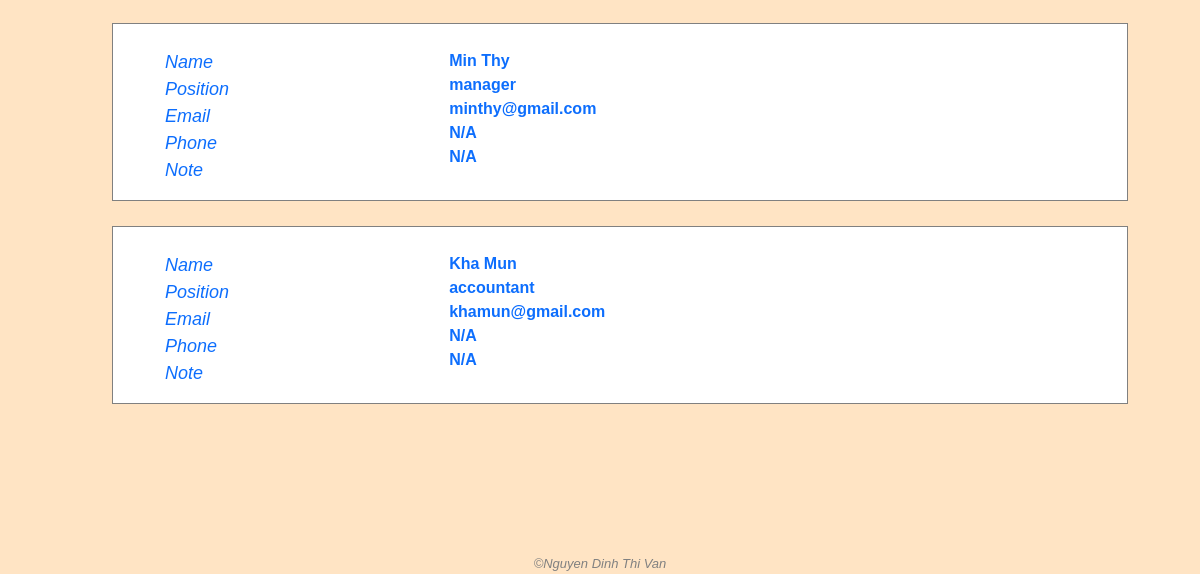
The app's page /people (signed in, lower part), older data.
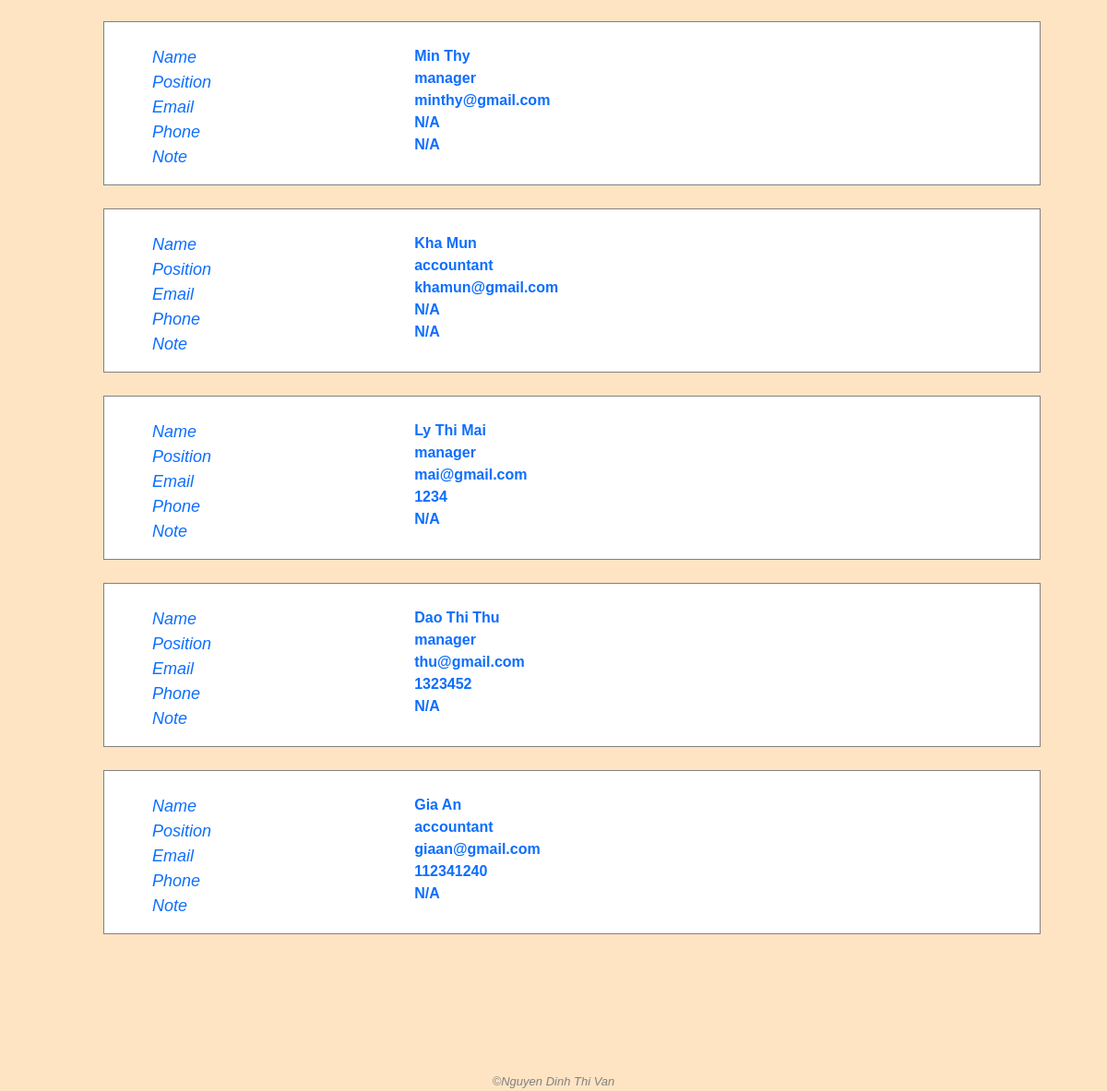
The same page, newer data.
### clinic/models.py (models this page shows, shortened)
class People(models.Model):
    name = models.CharField(max_length=255)
    company = models.ManyToManyField(Company,related_name="contact")
    position = models.TextField(blank=True)
    email = models.CharField(max_length=255)
    phone = models.CharField(max_length=255)
    note = models.TextField(blank=True)
    created_by = models.ForeignKey(User, on_delete=models.SET_NULL, blank=True, null=True, related_name='add_people')
    modified_by = models.ForeignKey(User, on_delete=models.SET_NULL, blank=True, null=True, related_name='modified_person')

### clinic/views.py (the view)
# urls.py: path('people', views.people, name='people'),
@login_required
def people(request):
    if "read_all_people_info" not in user_right(request.user.management_right_level):
        request.session['nay_message'] = 'You are not allowed to enter this part'
        return HttpResponseRedirect(reverse('index'))
    nay_message = request.session.get('nay_message', '')
    yay_message = request.session.get('yay_message', '')
    request.session['nay_message'] = ''
    request.session['yay_message'] = ''
    people = People.objects.all()
    return render(request, "clinic/people.html", {
        "people": people,
        "nay_message": nay_message,
        "yay_message": yay_message
    })

### clinic/templates/clinic/people.html (shortened to what this page needs)
{% extends "clinic/layout.html" %}
{% load static %}
{% block main %}
    <div class="container" id="people-container">
        {% for person in people %}
            <a class="person-detail-link" href="{% url 'person_detail' person_id=person.id %}">
                <div class="my-people-info">
                    <div class="field-name">
                        <ul class="no-bullet">
                            <li><i class="i-left">Name</i></li>
                            <li><i class="i-left">Position</i></li>
                            <li><i class="i-left">Email</i></li>
                            <li><i class="i-left">Phone</i></li>
                            <li><i class="i-left">Note</i></li>
                        </ul>
                    </div>
                    <div class="field-value">
                        <ul class="no-bullet">
                            <li><strong>{{ person.name }}</strong></li>
                            <li>
                                <strong>
                                    {% if not person.position %}
                                        N/A
                                    {% else %}
                                        {{ person.position }}
                                    {% endif %}
                                </strong>
                            </li>
                            <li>
                                <strong>
                                    {% if not person.email %}
                                        N/A
                                    {% else %}
                                        {{ person.email }}
                                    {% endif %}
                                </strong>
                            </li>
                            <li>
                                <strong>
                                    {% if not person.phone %}
                                        N/A
                                    {% else %}
                                        {{ person.phone }}
                                    {% endif %}
                                </strong>
                            </li>
                            <li>
                                <strong>
                                    {% if not person.note %}
                                        N/A
                                    {% else %}
                                        {{ person.note }}
                                    {% endif %}
                                </strong>
                            </li>
                        </ul>
                    </div>
                </div>
            </a>
        {% endfor %}
    </div>
{% endblock %}

### clinic/templates/clinic/layout.html (shortened to what this page needs)
{% load static %}
<!DOCTYPE html>
<html lang="en">
    <head>
        <link rel="stylesheet" href="{% static 'clinic/bootstrap.css' %}">
        <link rel="stylesheet" href="{% static 'clinic/styles.css' %}">
    </head>
    <body>
        <main>{% block main %}{% endblock %}</main>
        <footer class="text-center">
            &#169;Nguyen Dinh Thi Van
        </footer>
    </body>
</html>

### clinic/static/clinic/styles.css (style rules this page uses)
body { font-family: sans-serif; }
body { color: auto; background-color: bisque; }
main { min-height: 40vh; }
footer { margin-top: 150px; font-family: sans-serif; font-size: 13px; font-style: italic; color: grey; }
.container { margin: 50px 0; }
.my-service-info, .my-people-info { display: grid; grid-template-columns: 30% auto; margin-top: 25px; margin-left: 100px; padding-top: 25px !important; border: 1px solid grey; background-color: white; }
.i-left { font-size: 18px; margin: 10px 20px; }
.no-bullet { list-style-type: none; }
.person-detail-link { text-decoration: none; }

Row changes from the older to the newer data that the page shows:
added People: name "Ly Thi Mai", position "manager", email "mai@gmail.com", phone "1234", note "N/A"
added People: name "Dao Thi Thu", position "manager", email "thu@gmail.com", phone "1323452", note "N/A"
added People: name "Gia An", position "accountant", email "giaan@gmail.com", phone "112341240", note "N/A"
